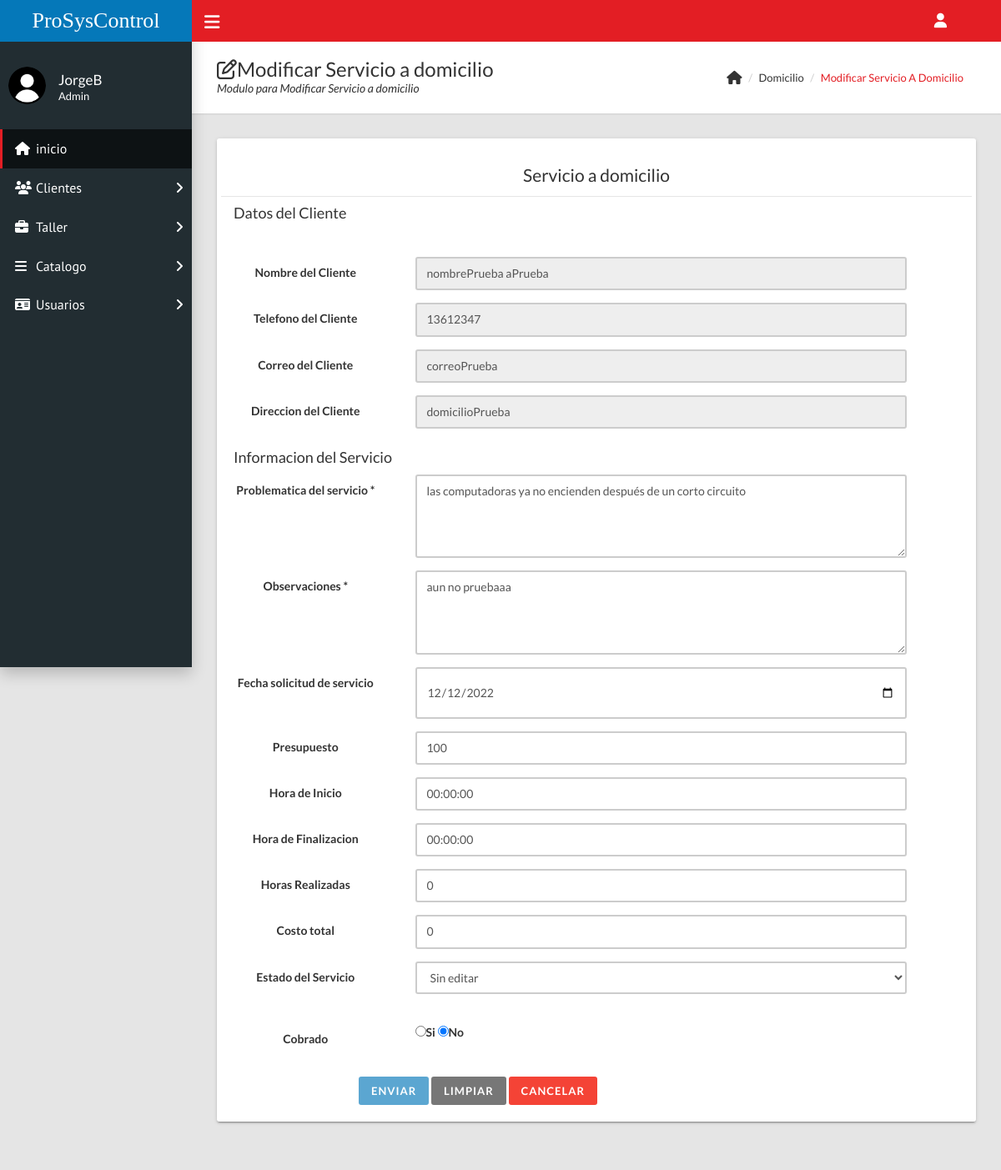
Screenshot of /home.php?c=domicilio&a=FormModificar&id=6 (signed in) with the database file from the repository.
### tables this page shows
CREATE TABLE `clientes` (
  `idClientes` int(11) NOT NULL,
  `rfc` varchar(20) NOT NULL,
  `nombreCliente` varchar(50) NOT NULL,
  `apellidosC` varchar(50) NOT NULL,
  `nombreEmpresa` varchar(70) NOT NULL,
  `telefono` varchar(10) NOT NULL,
  `email` varchar(70) NOT NULL,
  `domicilio` varchar(150) NOT NULL
);

CREATE TABLE `domicilio` (
  `id` int(11) NOT NULL,
  `id_Cliente` int(11) NOT NULL,
  `problematica` varchar(200) NOT NULL,
  `observaciones` varchar(200) NOT NULL,
  `fechaProgramada` date NOT NULL,
  `presupuesto` float NOT NULL,
  `costoTotal` float NOT NULL,
  `horaInicio` time NOT NULL,
  `horaFinal` time NOT NULL,
  `horasRealizadas` int(11) NOT NULL,
  `estado` varchar(50) DEFAULT NULL,
  `cobrado` varchar(50) DEFAULT NULL
);

### controladores/domicilio.controlador.php (called while the page is built, shortened)
<?php
require_once "modelos/domicilio.php";
class DomicilioControlador{
    private $modelo;
    public function __CONSTRUCT(){
        $this->modelo = new Domicilio;
    }
    public function FormModificar(){
        $domicilioSQL = new Domicilio();
        $titulo = "Modificar";
        if(isset($_GET['id'])){
            $domicilioSQL=$this->modelo->Obtener($_GET['id']);
            $titulo = "Modificar";
        }
        require_once "vistas/encabezado.php";
        require_once "vistas/domicilio/modificar_Domicilio.php";
        require_once "vistas/pie.php";
    }
}

### modelos/database.php (called while the page is built, shortened)
<?php
class Database{
    public static function Conectar(){
        try{
            $conexion = new PDO("mysql:host=".self::servidor.";dbname=".self::nombrebd.";charset=utf8", self::usuariobd,
            self::clave);
            $conexion -> setAttribute(PDO::ATTR_ERRMODE, PDO::ERRMODE_EXCEPTION);
            return $conexion;
        }catch(PDOException $e){
            return "Fallo " .$e->getMessage();
        }
    }
}

### modelos/domicilio.php (called while the page is built, shortened)
<?php
class Domicilio{
    private $pdo;
    private $id_Cliente;
    private $problematica;
    private $observaciones;
    private $fechaProgramada;
    private $presupuesto;
    private $costoTotal;
    private $horaInicio;
    private $horaFinal;
    private $horasRealizadas;
    private $estado;
    private $cobrado;
    public function __CONSTRUCT(){
        $this->pdo = Database::Conectar();
    }
    public function getIdCliente() : ?int{
        return $this->id_Cliente;
    }
    public function setIdCliente(int $id_Cliente){
        $this->id_Cliente = $id_Cliente;
    }
    public function getProblematica() : ?string{
        return $this->problematica;
    }
    public function setProblematica(string $problematica){
        $this->problematica = $problematica;
    }
    public function getObservaciones() : ?string{
        return $this->observaciones;
    }
    public function setObservaciones(string $observaciones){
        $this->observaciones = $observaciones;
    }
    public function getFechaProgramada() : ?string{
        return $this->fechaProgramada;
    }
    public function setFechaProgramada(string $fechaProgramada){
        $this->fechaProgramada = $fechaProgramada;
    }
    public function getPresupuesto() : ?float{
        return $this->presupuesto;
    }
    public function setPresupuesto(float $presupuesto){
        $this->presupuesto = $presupuesto;
    }
    public function getCostoTotal() : ?float{
        return $this->costoTotal;
    }
    public function setCostoTotal(float $costoTotal){
        $this->costoTotal = $costoTotal;
    }
    public function getHoraInicio() : ?string{
        return $this->horaInicio;
    }
    public function setHoraInicio(string $horaInicio){
        $this->horaInicio = $horaInicio;
    }
    public function getHoraFinal() : ?string{
        return $this->horaFinal;
    }
    public function setHoraFinal(string $horaFinal){
        $this->horaFinal = $horaFinal;
    }
    public function getTotalHoras() : ?float{
        return $this->horasRealizadas;
    }
    public function setTotalHoras(float $horasRealizadas){
        $this->horasRealizadas = $horasRealizadas;
    }
    public function getEstado() : ?string{
        return $this->estado;
    }
    public function setEstado(string $estado){
        $this->estado = $estado;
    }
    public function getCobrado() : ?string{
        return $this->cobrado;
    }
    public function setCobrado(string $cobrado){
        $this->cobrado = $cobrado;
    }
    public function buscarCliente($nombre){
        try{
            $consulta = $this->pdo->prepare("SELECT nombreCliente,apellidosC,telefono,email,domicilio FROM `clientes`WHERE idClientes =?;");
            $consulta->execute(array($nombre));
            return $consulta->fetchAll(PDO::FETCH_OBJ);
        }catch(Exception $excepcion){
            die($excepcion->getMessage());
        }
    }
    public function Obtener($nombre){
        try{
            $consulta = $this ->pdo ->prepare("SELECT * FROM domicilio WHERE id=?;");
            $consulta->execute(array($nombre));
            $reDomicilio=$consulta->fetch(PDO::FETCH_OBJ);
            $domicilioSQL=new Domicilio();
            $domicilioSQL->setId($reDomicilio->id);
            $domicilioSQL->setIdCliente($reDomicilio->id_Cliente);
            $domicilioSQL->setProblematica($reDomicilio->problematica);
            $domicilioSQL->setObservaciones($reDomicilio->observaciones);
            $domicilioSQL->setFechaProgramada($reDomicilio->fechaProgramada);
            $domicilioSQL->setPresupuesto($reDomicilio->presupuesto);
            $domicilioSQL->setCostoTotal($reDomicilio->costoTotal);
            $domicilioSQL->setHoraInicio($reDomicilio->horaInicio);
            $domicilioSQL->setHoraFinal($reDomicilio->horaFinal);
            $domicilioSQL->setTotalHoras($reDomicilio->horasRealizadas);
            $domicilioSQL->setEstado($reDomicilio->estado);
            $domicilioSQL->setCobrado($reDomicilio->cobrado);
            return $domicilioSQL;
        }catch(Exception $excepcion){
            die($excepcion->getMessage());
        }
    }
}

### vistas/domicilio/modificar_Domicilio.php (the view, shortened to what this page needs)
<div class="content-wrapper">
  <div class="page-title">
    <div>
      <h1><i class="fa fa-edit"></i><?= $titulo ?> Servicio a domicilio</h1>
      <p>Modulo para <?= $titulo ?> Servicio a domicilio</p>
    </div>
    <div>
      <ul class="breadcrumb">
        <li><i class="fa fa-home fa-lg"></i></li>
        <li>Domicilio</li>
        <li><a href="#"><?= $titulo ?> Servicio a domicilio</a></li>
      </ul>
    </div>
  </div>
  <div class="row">
    <div class="col-md-12">
      <div class="card">
        <div class="row">
          <?php
          $idclient = $domicilioSQL->getIdCliente();
          $datoscliente = $domicilioSQL->buscarCliente($idclient);
          ?>
          <div class="well bs-component">
            <form class="form-horizontal" method="POST" id="form" action="?c=domicilio&a=Guardar">
              <fieldset>
                <legend class="control-label">Servicio a domicilio</legend>
                <div class="col-lg-10">
                  <h4>Datos del Cliente</h4>
                </div>
                <div class="form-group">
                  <div class="col-lg-10">
                  </div>
                </div>
                <div class="form-group">
                  <div class="col-md-8">
                  </div>
                </div>
                <?php foreach ($datoscliente as $campo) : ?>
                  <div class="form-group">
                    <label class="control-label col-md-3">Nombre del Cliente</label>
                    <div class="col-md-8">
                      <input class="form-control" type="text" placeholder="Nombre del cliente" value="<?= $campo->nombreCliente, " ", $campo->apellidosC ?>" disabled>
                    </div>
                  </div>
                  <div class="form-group">
                    <label class="control-label col-md-3">Telefono del Cliente</label>
                    <div class="col-md-8">
                      <input class="form-control" type="text" placeholder="Telefono del cliente" value="<?= $campo->telefono ?>" disabled>
                    </div>
                  </div>
                  <div class="form-group">
                    <label class="control-label col-md-3">Correo del Cliente</label>
                    <div class="col-md-8">
                      <input class="form-control" type="text" placeholder="Correo del cliente" value="<?= $campo->email ?>" disabled>
                    </div>
                  </div>
                  <div class="form-group">
                    <label class="control-label col-md-3">Direccion del Cliente</label>
                    <div class="col-md-8">
                      <input class="form-control" type="text" placeholder="Domicilio del cliente" value="<?= $campo->domicilio ?>" disabled>
                    </div>
                  </div>
                <?php endforeach; ?>
                <div class="col-lg-10">
                  <h4>Informacion del Servicio</h4>
                </div>
                <div class="form-group">
                  <label class="control-label col-md-3" for="Problematica">Problematica del servicio *</label>
                  <div class="col-md-8">
                    <textarea class="form-control" name="problematica" rows="4" id="problematica" placeholder="Problematica para el servicio" onkeyup="mayus(this); handleSubmit();"><?= $domicilioSQL->getProblematica() ?></textarea>
                  </div>
                </div>
                <div class="form-group">
                  <label class="control-label col-md-3" for="Observaciones">Observaciones *</label>
                  <div class="col-md-8">
                    <textarea class="form-control" name="observaciones" rows="4" id="observaciones" placeholder="Observaciones" onkeyup="mayus(this); handleSubmit();"><?= $domicilioSQL->getObservaciones() ?></textarea>
                  </div>
                </div>
                <div class="form-group">
                  <label class="control-label col-md-3" for="FechaProgramada">Fecha solicitud de servicio</label>
                  <div class="col-md-8">
                    <input class="form-control" name="fechaProgramada" type="date" max="2030-01-01" placeholder="Fecha de solicitud de servicio" value="<?= $domicilioSQL->getFechaProgramada() ?>" onchange="handleSubmit()">
                  </div>
                </div>
                <div class="form-group">
                  <label class="control-label col-md-3" for="Presupuesto">Presupuesto</label>
                  <div class="col-md-8">
                    <input class="form-control" name="presupuesto" id="presupuesto" type="text" placeholder="Presupuesto" value="<?= $domicilioSQL->getPresupuesto() ?>" onkeyup="handleSubmit()" onkeypress="return ((event.charCode >= 48 && event.charCode <= 57))">
                  </div>
                </div>
                <div class="form-group">
                  <label class="control-label col-md-3" for="HoraInicio">Hora de Inicio</label>
                  <div class="col-md-8">
                    <input class="form-control" name="horaInicio" id="horaInicio" type="text" placeholder="Hora de inicio del servicio" value="<?= $domicilioSQL->getHoraInicio() ?>" onchange="handleSubmit()" maxlength="8" onkeypress="return ((event.charCode >= 48 && event.charCode <= 57) || (event.charCode == 58))">
                  </div>
                </div>
                <div class="form-group">
                  <label class="control-label col-md-3" for="HoraFinal">Hora de Finalizacion</label>
                  <div class="col-md-8">
                    <input class="form-control" name="horaFinal" id="horaFinal" type="text" placeholder="Hora de terminacion del servicio" value="<?= $domicilioSQL->getHoraFinal() ?>" onchange="handleSubmit()" maxlength="8" onkeypress="return ((event.charCode >= 48 && event.charCode <= 57) || (event.charCode == 58))">
                  </div>
                </div>
                <div class="form-group">
                  <label class="control-label col-md-3" for="HorasRealizadas">Horas Realizadas</label>
                  <div class="col-md-8">
                    <input class="form-control" name="horasRealizadas" id="horasRealizadas" type="text" placeholder="Hora realizadas en el servicio" value="<?= $domicilioSQL->getTotalHoras() ?>" onchange="handleSubmit()" onkeypress="return ((event.charCode >= 48 && event.charCode <= 57))">
                  </div>
                </div>
                <div class="form-group">
                  <label class="control-label col-md-3" for="CostoTotal">Costo total</label>
                  <div class="col-md-8">
                    <input class="form-control" name="costoTotal" id="costoTotal" type="text" placeholder="Costo total" value="<?= $domicilioSQL->getCostoTotal() ?>" onchange="handleSubmit()">
                  </div>
                </div>
                <div class="form-group">
                  <label class="control-label col-md-3" >Estado del Servicio</label>
                  <div class="col-md-8">
                    <select class="form-control"  id="estadoEquipo" name="estado"  value selected="<?= $domicilioSQL->getEstado() ?>" onchange="handleSubmit()">
                      <option value="<?= $domicilioSQL->getEstado() ?>"><?= $domicilioSQL->getEstado() ?></option>
                    </select>
                    <br>
                  </div>
                </div>
                <div class="form-group">
                <label class="control-label col-md-3" >Cobrado</label>
                  <div class="col-md-8">
                <?php  if(($domicilioSQL->getCobrado())=="Si"){
                  ?>
                    <label><input type="radio" id="radioC" name="cobrado" value="Si" onchange="handleSubmit()" checked>Si</label>
                    <label><input type="radio" id="radioC" name="cobrado" value="No" onchange="handleSubmit()">No</label>
                  <?php } else {?>
                    <label><input type="radio" id="radioC" name="cobrado" value="Si" onchange="handleSubmit()">Si</label>
                    <label><input type="radio" id="radioC" name="cobrado" value="No" onchange="handleSubmit()" checked>No</label>
                    <?php } ?>
                  </div>
                </div>
                <div class="col-lg-10 col-lg-offset-2">
                  <button class="btn btn-primary" type="button" id="submitButton" onclick="Guardar()" disabled>Enviar</button>
                  <button class="btn btn-default" type="reset" onclick="handleBloquearSubmit()">Limpiar</button>
                  <button class="btn btn-danger" type="button" onclick="handleCancelar()">Cancelar</button>
                </div>
              </form>
          </div>
        </div>
      </div>
    </div>
  </div>

### rows the page displays
clientes: nombreCliente+apellidosC "nombrePrueba aPrueba", telefono "13612347", email "correoPrueba", domicilio "domicilioPrueba"
domicilio: problematica "las computadoras ya no encienden después de un corto circuito", observaciones "aun no pruebaaa", fechaProgramada "12/12/2022", presupuesto "100", horaInicio "00:00:00", horaFinal "00:00:00", horasRealizadas "0", costoTotal "0", estado "Sin editar"

### other values shown
$usuario "JorgeB"
$_SESSION['tipoUsuario'] "Admin"
$titulo "Modificar"
